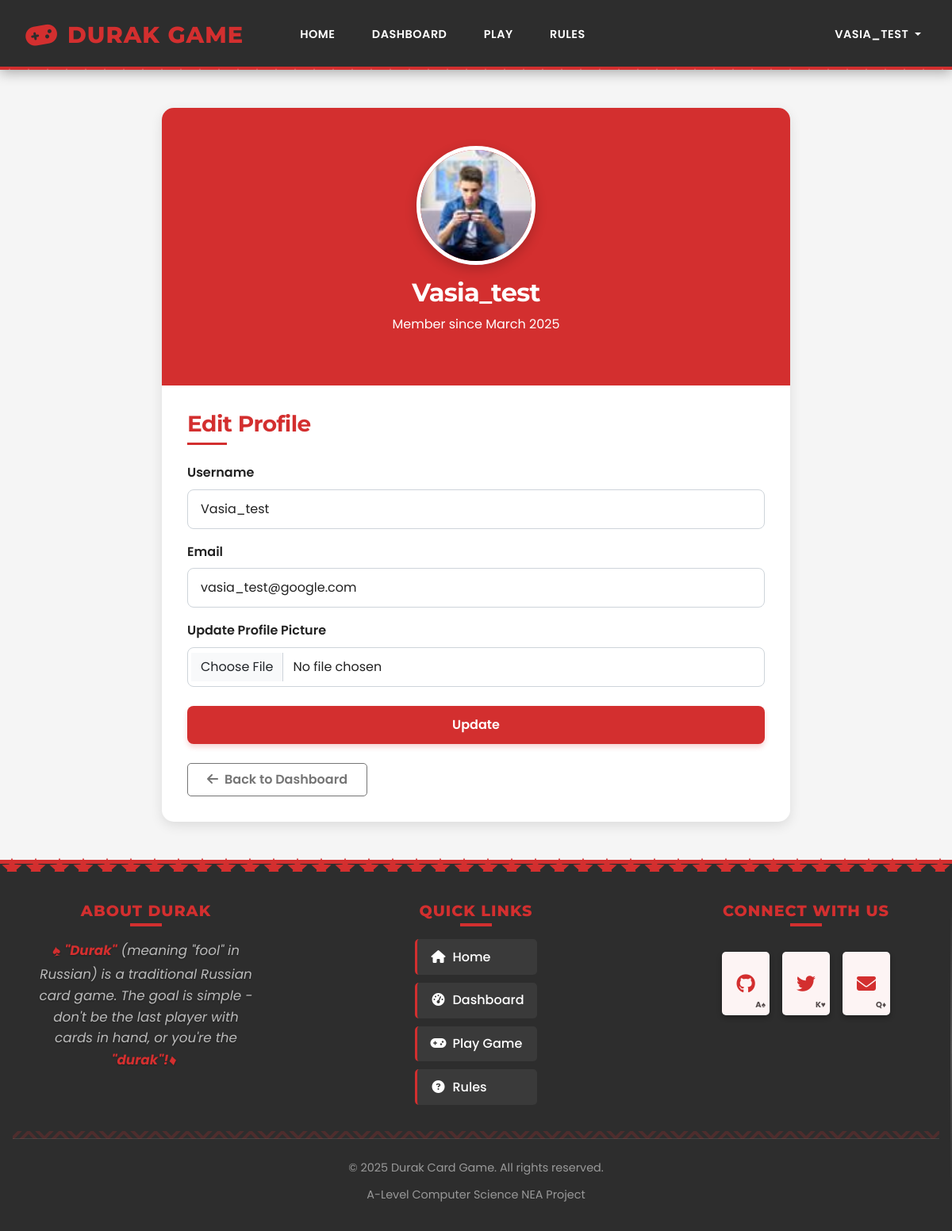
Page /auth/profile (signed in) on the committed database.
### app/models.py (models this page shows, shortened)
class User(db.Model, UserMixin):
    id = db.Column(db.Integer, primary_key=True)
    username = db.Column(db.String(20), unique=True, nullable=False)
    email = db.Column(db.String(120), unique=True, nullable=False)
    password = db.Column(db.String(60), nullable=False)
    image_file = db.Column(db.String(20), nullable=False, default='default.jpg')
    number_of_wins = db.Column(db.Integer, default=0)
    number_of_draws = db.Column(db.Integer, default=0)
    number_of_losses = db.Column(db.Integer, default=0)
    total_games = db.Column(db.Integer, default=0)
    games_against_ai = db.Column(db.Integer, default=0)
    games_against_real_players = db.Column(db.Integer, default=0)
    registration_date = db.Column(db.DateTime, nullable=False, default=datetime.utcnow)
    last_login = db.Column(db.DateTime, nullable=True)

### app/auth/routes.py (the view)
@bp.route("/profile", methods=['GET', 'POST'])
@login_required
def profile():
    form = UpdateProfileForm()
    if form.validate_on_submit():
        if form.picture.data:
            try:
                picture_file = save_picture(form.picture.data)
                current_user.image_file = picture_file
            except Exception as e:
                flash(f'Error saving profile picture: {str(e)}', 'danger')
        current_user.username = form.username.data
        current_user.email = form.email.data
        db.session.commit()
        flash('Your profile has been updated!', 'success')
        return redirect(url_for('main.profile'))
    elif request.method == 'GET':
        form.username.data = current_user.username
        form.email.data = current_user.email
    image_file = url_for('static', filename='img/' + current_user.image_file)
    return render_template('profile.html', title='Profile', image_file=image_file, form=form)

### app/forms.py (shortened to what this page needs)
class UpdateProfileForm(FlaskForm):
    username = StringField('Username', validators=[DataRequired(), Length(min=2, max=20)])
    email = StringField('Email', validators=[DataRequired(), Email()])
    picture = FileField('Update Profile Picture', validators=[FileAllowed(['jpg', 'png'])])
    submit = SubmitField('Update')

### app/models.py (called while the page is built)
@login_manager.user_loader
def load_user(user_id):
    return User.query.get(int(user_id))

### app/templates/profile.html (shortened to what this page needs)
{% extends "base.html" %}
{% block content %}
<div class="container profile-container">
    <div class="row justify-content-center">
        <div class="col-md-8">
            <div class="profile-card">
                <div class="profile-header">
                    <div class="profile-img-container">
                        <img src="{{ image_file }}" alt="Profile Picture" class="profile-img">
                    </div>
                    <h2 class="mt-3">{{ current_user.username }}</h2>
                    <p>Member since {{ current_user.registration_date.strftime('%B %Y') }}</p>
                </div>
                <div class="profile-body">
                    <h3 class="profile-title">Edit Profile</h3>
                    <form method="POST" enctype="multipart/form-data">
                        <div class="form-group mb-3">
                            {{ form.username.label(class="form-label") }}
                            {% if form.username.errors %}
                                {{ form.username(class="form-control is-invalid") }}
                                <div class="invalid-feedback">
                                    {% for error in form.username.errors %}
                                        {{ error }}
                                    {% endfor %}
                                </div>
                            {% else %}
                                {{ form.username(class="form-control") }}
                            {% endif %}
                        </div>
                        <div class="form-group mb-3">
                            {{ form.email.label(class="form-label") }}
                            {% if form.email.errors %}
                                {{ form.email(class="form-control is-invalid") }}
                                <div class="invalid-feedback">
                                    {% for error in form.email.errors %}
                                        {{ error }}
                                    {% endfor %}
                                </div>
                            {% else %}
                                {{ form.email(class="form-control") }}
                            {% endif %}
                        </div>
                        <div class="form-group mb-4">
                            {{ form.picture.label(class="form-label") }}
                            <div class="input-group">
                                {{ form.picture(class="form-control") }}
                            </div>
                        </div>
                        <div class="d-grid">
                            {{ form.submit(class="btn btn-update") }}
                        </div>
                    </form>
                    <div class="d-flex justify-content-between mt-4">
                        <a href="{{ url_for('main.dashboard') }}" class="btn btn-outline-secondary">
                            <i class="fas fa-arrow-left me-2"></i>Back to Dashboard
                        </a>
                    </div>
                </div>
            </div>
        </div>
    </div>
</div>
{% endblock %}

### app/templates/includes/header.html (shortened to what this page needs)
<header class="site-header">
    <nav class="navbar navbar-expand-lg">
        <div class="container">
            <a class="navbar-brand" href="{{ url_for('main.home') }}">
                <i class="fas fa-gamepad"></i>Durak Game
            </a>
            <div class="collapse navbar-collapse" id="navbarNav">
                <ul class="navbar-nav me-auto">
                    <li class="nav-item">
                        <a class="nav-link {% if request.endpoint == 'main.home' %}active{% endif %}" href="{{ url_for('main.home') }}">Home</a>
                    </li>
                    {% if current_user.is_authenticated %}
                    <li class="nav-item">
                        <a class="nav-link {% if request.endpoint == 'main.dashboard' %}active{% endif %}" href="{{ url_for('main.dashboard') }}">Dashboard</a>
                    </li>
                    <li class="nav-item">
                        <a class="nav-link {% if request.endpoint == 'game.index' %}active{% endif %}" href="{{ url_for('game.index') }}">Play</a>
                    </li>
                    {% endif %}
                    <li class="nav-item">
                        <a class="nav-link {% if request.endpoint == 'main.rules' %}active{% endif %}" href="{{ url_for('main.rules') }}">Rules</a>
                    </li>
                </ul>
                <ul class="navbar-nav">
                    {% if current_user.is_authenticated %}
                    <li class="nav-item dropdown">
                        <a class="nav-link dropdown-toggle" href="#" role="button" data-bs-toggle="dropdown" aria-expanded="false">
                            {{ current_user.username }}
                        </a>
                    </li>
                    {% endif %}
                </ul>
            </div>
        </div>
    </nav>
</header>

### app/static/css/styles.css (style rules this page uses)
:root { --primary: #d32f2f; --primary-light: #ff6659; --primary-dark: #9a0007; --success: #2e7d32; --warning: #ff9800; --danger: #f44336; --info: #2196f3; --gray: #757575; --light-gray: #f5f5f5; --dark: #212121; --white: #ffffff; --shadow: 0 4px 6px rgba(0, 0, 0, 0.1); --transition: all 0.3s ease; }
body { font-family: 'Poppins', sans-serif; margin: 0; padding: 0; line-height: 1.6; color: var(--dark); background-color: var(--light-gray); min-height: 100vh; display: flex; flex-direction: column; font-weight: 400; }
.container { width: 100%; max-width: 1200px; margin: 0 auto; padding: 0 15px; }
h1, h2, h3, h4, h5, h6 { font-family: 'Montserrat', sans-serif; margin-top: 0; margin-bottom: 0.5rem; font-weight: 700; line-height: 1.2; letter-spacing: -0.02em; }
p { margin-top: 0; margin-bottom: 1rem; }
a { color: var(--primary); text-decoration: none; transition: var(--transition); }
.navbar-brand { font-family: 'Montserrat', sans-serif; font-weight: 800; }
.btn { display: inline-block; padding: 0.5rem 1.5rem; font-family: 'Poppins', sans-serif; font-weight: 500; text-align: center; border: none; border-radius: 4px; cursor: pointer; transition: var(--transition); text-decoration: none; }
.btn-outline-secondary { background-color: transparent; color: var(--gray); border: 1px solid var(--gray); }
.form-group { margin-bottom: 1.5rem; }
.form-control { display: block; width: 100%; padding: 0.75rem 1rem; font-size: 1rem; line-height: 1.5; color: var(--dark); background-color: var(--white); border: 1px solid #ced4da; border-radius: 4px; transition: var(--transition); }
.form-label { margin-bottom: 0.5rem; font-weight: 600; }
.mt-3 { margin-top: 1rem !important; }
.mt-4 { margin-top: 1.5rem !important; }
.mb-3 { margin-bottom: 1rem !important; }
.mb-4 { margin-bottom: 1.5rem !important; }
.me-2 { margin-right: 0.5rem !important; }
.d-flex { display: flex !important; }
.justify-content-center { justify-content: center !important; }
.justify-content-between { justify-content: space-between !important; }
html { scroll-behavior: smooth; }

### app/static/css/navbar.css (style rules this page uses)
.navbar { background-color: #2d2d2d; box-shadow: 0 4px 15px rgba(0, 0, 0, 0.3); padding: 0.8rem 0; position: relative; z-index: 100; }
.navbar::after { content: ''; position: absolute; bottom: 0; left: 0; width: 100%; height: 4px; background-color: var(--primary); background-size: 24px 24px; background-repeat: repeat-x; }
.navbar-brand { font-family: 'Montserrat', sans-serif; font-weight: 800; font-size: 1.8rem; color: var(--primary) !important; position: relative; padding: 0.5rem 1rem; margin-right: 2rem; display: flex; align-items: center; letter-spacing: 1px; text-transform: uppercase; }
.navbar-brand i { margin-right: 0.75rem; font-size: 2rem; transform: rotate(-10deg); color: var(--primary); }
.navbar-nav .nav-item { margin: 0 0.25rem; position: relative; }
.navbar-nav .nav-link { color: #fff !important; font-weight: 600; padding: 0.7rem 1.2rem !important; text-transform: uppercase; font-size: 0.9rem; letter-spacing: 0.5px; transition: all 0.3s ease; position: relative; overflow: hidden; border-radius: 0; }
.navbar-nav .nav-link::before { content: ''; position: absolute; bottom: 0; left: 0; width: 100%; height: 0; background-color: var(--primary); transition: all 0.3s ease; z-index: -1; }

### app/templates/profile.html (style rules this page uses)
.profile-container { padding: 3rem 0; }
.profile-card { background-color: white; border-radius: 15px; box-shadow: 0 5px 15px rgba(0, 0, 0, 0.1); overflow: hidden; }
.profile-header { background-color: var(--primary); padding: 3rem 0; color: white; text-align: center; position: relative; }
.profile-img-container { position: relative; margin: 0 auto; width: 150px; height: 150px; border-radius: 50%; border: 5px solid white; overflow: hidden; box-shadow: 0 5px 15px rgba(0, 0, 0, 0.2); }
.profile-img { width: 100%; height: 100%; object-fit: cover; }
.profile-body { padding: 2rem; }
.profile-title { margin-bottom: 2rem; color: var(--primary); position: relative; display: inline-block; }
.profile-title::after { content: ''; position: absolute; left: 0; bottom: -10px; width: 50px; height: 3px; background-color: var(--primary); }
.form-control { border-radius: 8px; padding: 0.75rem 1rem; transition: all 0.3s; box-shadow: none !important; }
.btn-update { background-color: var(--primary); color: white; border-radius: 8px; padding: 0.75rem 2rem; font-weight: 600; box-shadow: 0 4px 6px rgba(211, 47, 47, 0.2); transition: all 0.3s; }

### rows in the picture
User: username "VASIA_TEST", username "Vasia_test", registration_date "March 2025", email "vasia_test@google.com"
